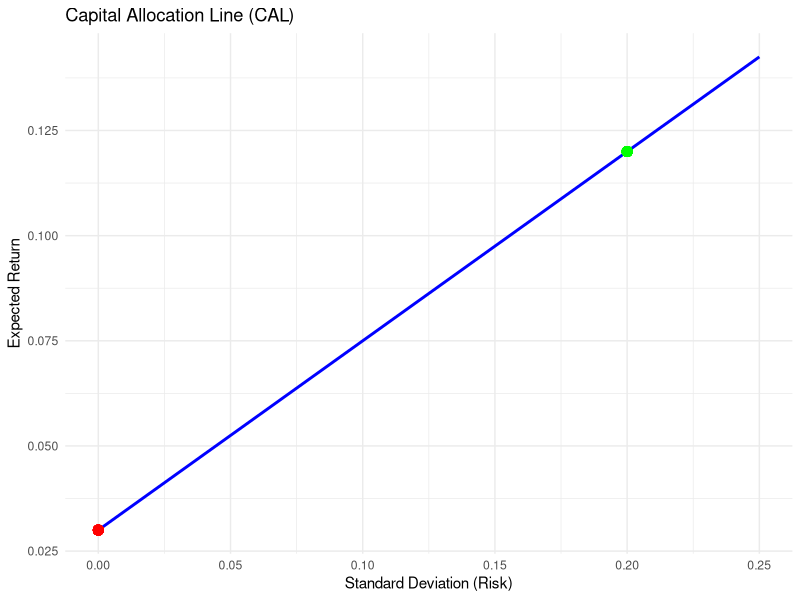

Here is the R script that generated this plot: (Note: this script raises an error after producing the figure.)
## ---- chunk 1
# Define the cash flows and times
cash_flows <- c(-1000, 200, 300, 400, 500)
times      <- c(0, 1, 2, 3, 4)

# Define the function for NPV
npv_function <- function(r) {
  sum(cash_flows / (1 + r)^times)
}

# Use uniroot to find the IRR (dollar-weighted average return)
irr <- uniroot(npv_function, c(-1, 1))$root
irr

## ---- chunk 2
r <- 0.04  # 8% annual nominal interest rate
mn <- 4  # Quarterly compounding

# Calculate the Effective Annual Rate (EAR)
EAR <- (1 + r / mn)^mn - 1
EAR

## ---- chunk 3
# Define the weights and expected returns of the assets
weights          <- c(0.50, 0.30, 0.20)
expected_returns <- c(0.10, 0.15, 0.20)

# Calculate the expected return of the portfolio
expected_return_portfolio <- sum(weights * expected_returns)

# Print the expected return as a percentage
expected_return_percentage <- expected_return_portfolio * 100
expected_return_percentage
## ---- chunk 4
# Define the probabilities and returns of the states
probabilities <- c(0.3, 0.4, 0.3)
returns <- c(0.12, 0.04, -0.02)
expected_return <- 0.046

# Calculate the variance
variance <- sum(probabilities * (returns - expected_return)^2)

# Calculate the standard deviation
standard_deviation <- sqrt(variance)

# Print the standard deviation as a percentage
standard_deviation_percentage <- standard_deviation * 100
standard_deviation_percentage

## ---- chunk 5
# Define the parameters for the normal distribution
mu <- 0
sigma <- 1

# Define a value for x
x <- 1

# Calculate the probability density function (PDF) of the normal distribution at x
pdf_value <- dnorm(x, mean = mu, sd = sigma)
pdf_value

# Calculate the cumulative distribution function (CDF) of the normal distribution at x
cdf_value <- pnorm(x, mean = mu, sd = sigma)
cdf_value

# Calculate the quantile for a given probability
probability <- 0.95
quantile_value <- qnorm(probability, mean = mu, sd = sigma)
quantile_value


## ---- chunk 6
# Define the expected return, variance, and coefficient of risk aversion

risk_free_rate = 0.04
expected_return <- 0.08  # Expected return (E(r))
variance <- 0.06^2         # Variance (σ^2)
A <- 2                   # Coefficient of risk aversion (A)

# Calculate the utility value (U)
utility <- expected_return - (1/2) * A * variance
utility

## ---- chunk 7
library(ggplot2)

# Define the risk-free rate and the risky portfolio parameters
risk_free_rate <- 0.03  # 3%
expected_return_risky <- 0.12  # 12%
std_dev_risky <- 0.20  # 20%

# Define a range of standard deviations for the CAL
std_devs <- seq(0, 0.25, by = 0.01)

# Calculate the expected returns for the CAL
expected_returns <- risk_free_rate + ((expected_return_risky - risk_free_rate) / std_dev_risky) * std_devs

# Create a data frame to store the results
cal_data <- data.frame(std_dev = std_devs, expected_return = expected_returns)

# Plot the Capital Allocation Line
ggplot(cal_data, aes(x = std_dev, y = expected_return)) +
  geom_line(color = "blue", size = 1) +
  geom_point(aes(x = 0, y = risk_free_rate), color = "red", size = 3) +  # Risk-free rate point
  geom_point(aes(x = std_dev_risky, y = expected_return_risky), color = "green", size = 3) +  # Risky portfolio point
  labs(title = "Capital Allocation Line (CAL)",
       x = "Standard Deviation (Risk)",
       y = "Expected Return") +
  theme_minimal()
## ---- chunk 8
# Define parameters
rf <- 0.06       # Risk-free rate
Erp <- 0.18      # Expected return of the risky portfolio
sigma_p <- 0.25  # Standard deviation of the risky portfolio
A <- 5           # Degree of risk aversion

# Calculate optimal y
y <- (Erp - rf) / (A * sigma_p^2)
y

# The Expected Return

ER = rf + (y_star*(Erp - rf))
ER

sigma_c = y_star*sigma_p
sigma_c

sharpe = (ER- rf)/sigma_c
sharpe
